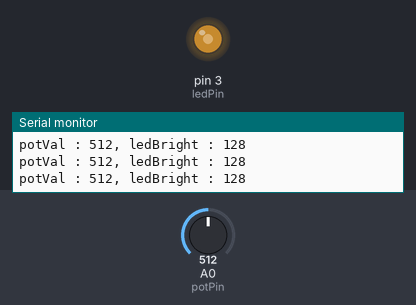
Recording of a sketch running on a simulated Arduino Uno, built with avr-gcc and run on an emulated ATmega328P. Parts: output pins drawn as LEDs (lit = HIGH), the last lines printed to the serial monitor. The test bench sets the inputs (shaded band); at power-on: A0 (potPin) = 512.

Above: at 1.2 s.
1.3 s: A0 (potPin) set to 104
At 1.7 s:
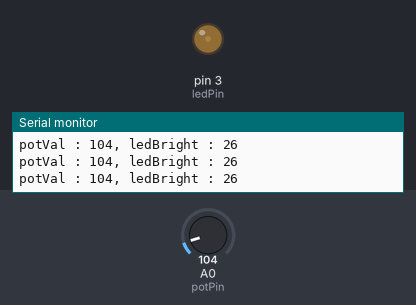
2.8 s: A0 (potPin) set to 94
At 3.9 s:
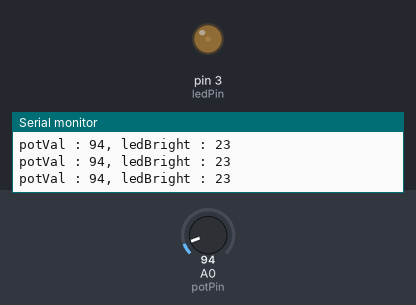
5.8 s: A0 (potPin) set to 43
At 6.9 s:
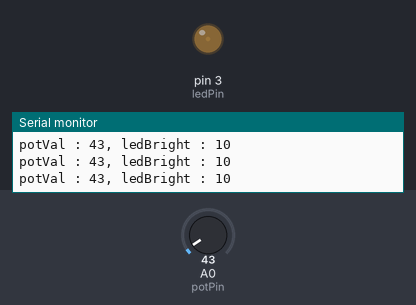
8.8 s: A0 (potPin) set to 35
At 9.7 s:
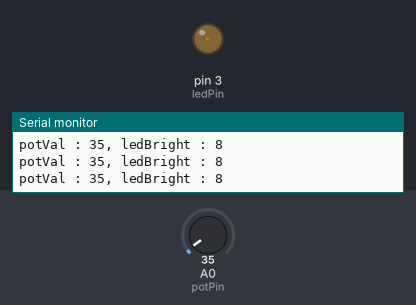
10.3 s: A0 (potPin) set to 11
At 11.5 s:
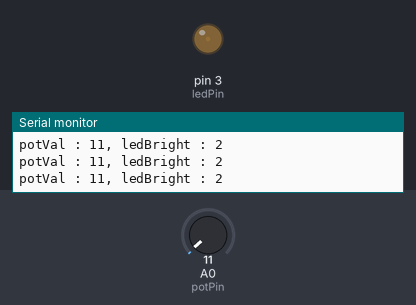
13.3 s: A0 (potPin) set to 8
Timing chart, 0 to 16.3 s (numbered marks = the images above; inputs shaded):
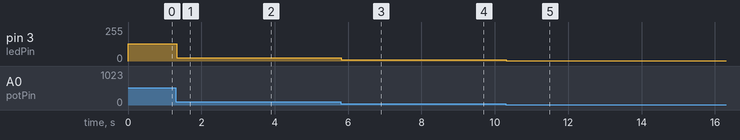

Measured:
- after the input at 1.3 s, pin 3 (ledPin): 128/255 → 26/255 at once
- after the input at 2.8 s, pin 3 (ledPin): 26/255 → 23/255 at once
- after the input at 5.8 s, pin 3 (ledPin): 23/255 → 10/255 at once
- after the input at 8.8 s, pin 3 (ledPin): 10/255 → 8/255 at once
- after the input at 10.3 s, pin 3 (ledPin): 8/255 → 2/255 at once

The sketch:

analogInToLED.ino
```cpp
int potPin = A0;
int ledPin = 3;
int potVal;

void setup() {
  // put your setup code here, to run once:
  pinMode(ledPin, OUTPUT);

  Serial.begin(9600);
}

void loop() {
  // put your main code here, to run repeatedly:
  potVal = analogRead(potPin);
  delay(2);

  int ledBright = potVal / 4;

  analogWrite(ledPin, ledBright);

  Serial.print("potVal : ");
  Serial.print(potVal);
  Serial.print(", ledBright : ");
  Serial.println(ledBright);

}
```
